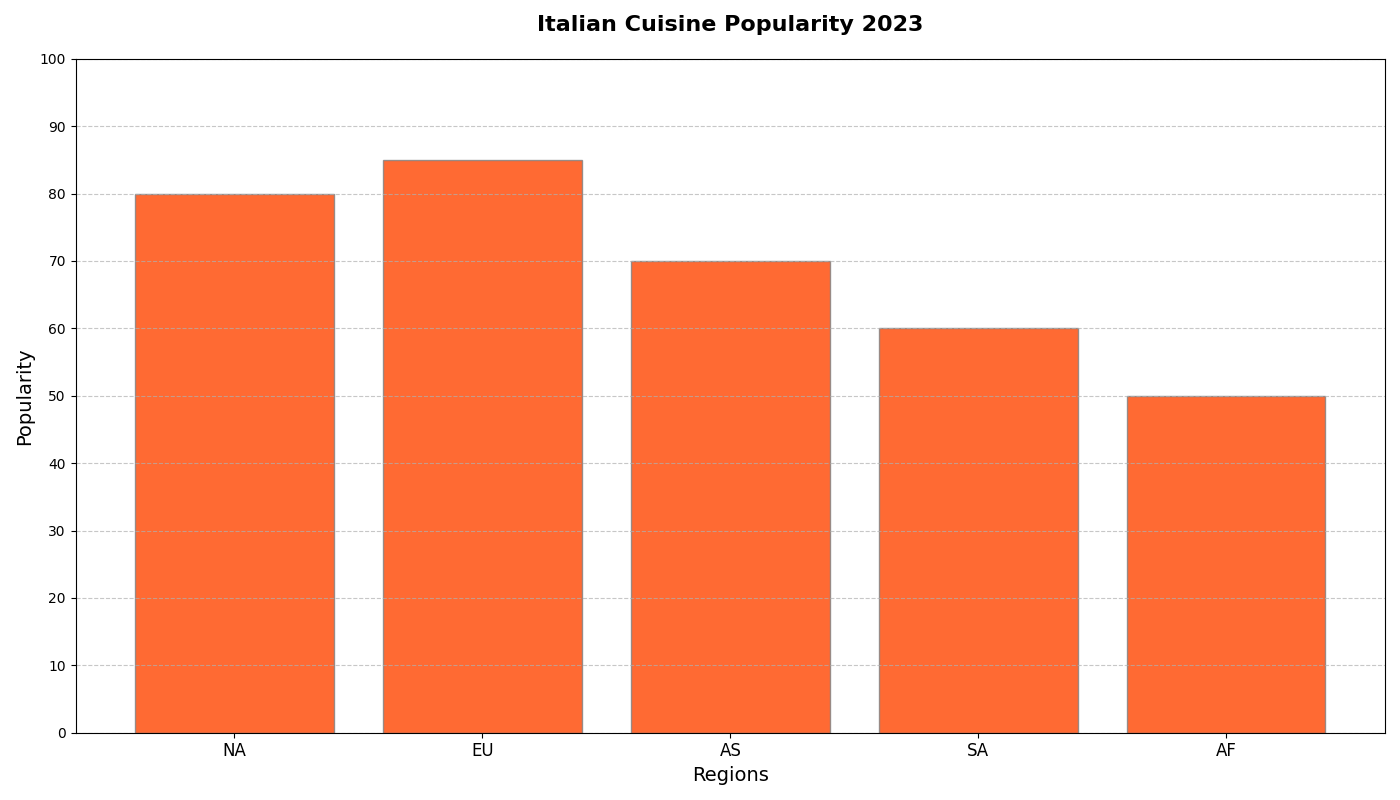

The Python source for this figure:
import matplotlib.pyplot as plt
import numpy as np

# Data for one cuisine (unchosen order, Italian used for demonstration)
regions = ['NA', 'EU', 'AS', 'SA', 'AF']
italian_cuisine = [80, 85, 70, 60, 50]
colors = '#FF4500'  # Italian cuisine color

fig, ax = plt.subplots(figsize=(14, 8))
positions = np.arange(len(regions))

ax.bar(positions, italian_cuisine, color=colors, edgecolor='grey', alpha=0.8)

ax.set_title("Italian Cuisine Popularity 2023", fontsize=16, fontweight='bold', pad=20)
ax.set_xlabel("Regions", fontsize=14)
ax.set_ylabel("Popularity", fontsize=14)

ax.set_xticks(positions)
ax.set_xticklabels(regions, fontsize=12)

ax.grid(axis='y', linestyle='--', alpha=0.7)
ax.yaxis.set_ticks(np.arange(0, 101, 10))

plt.tight_layout()
plt.show()
